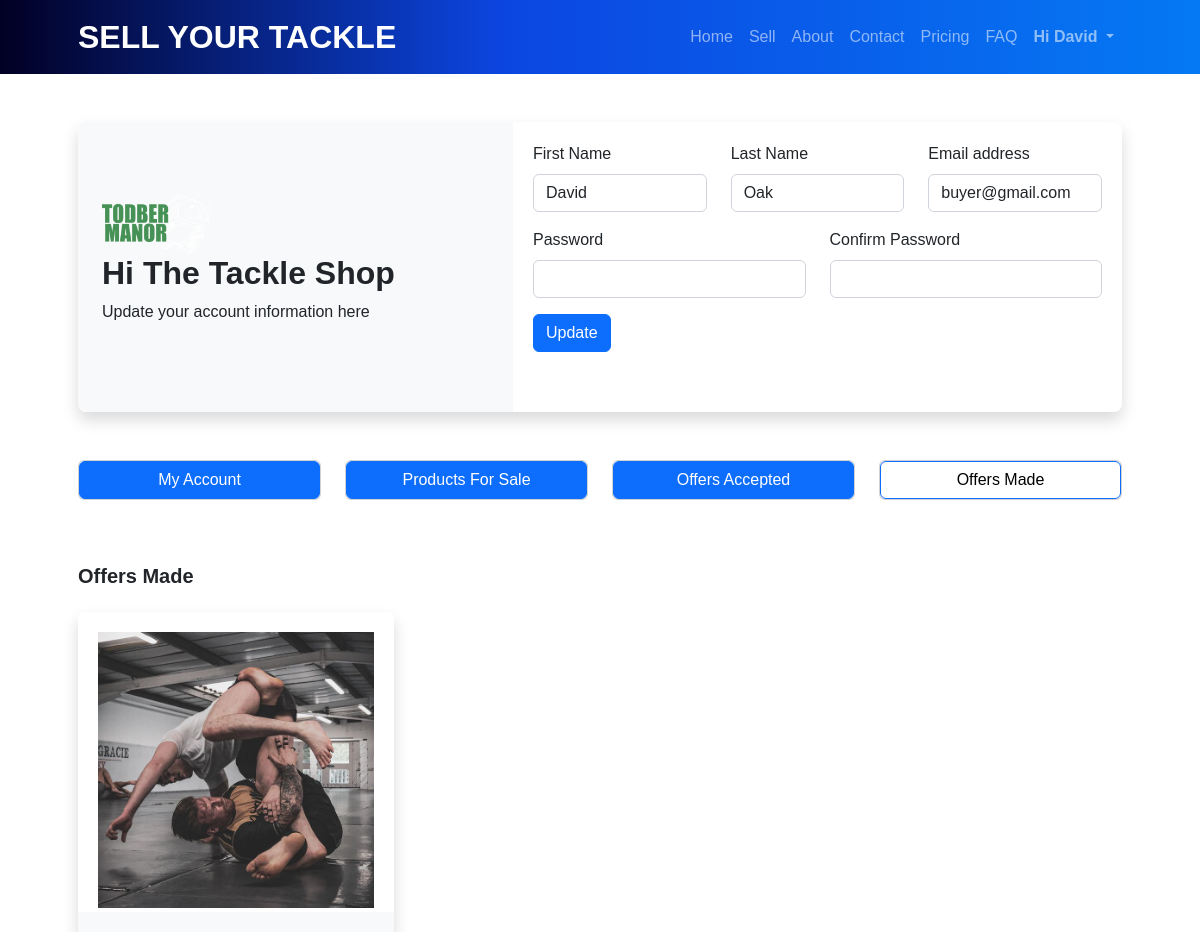
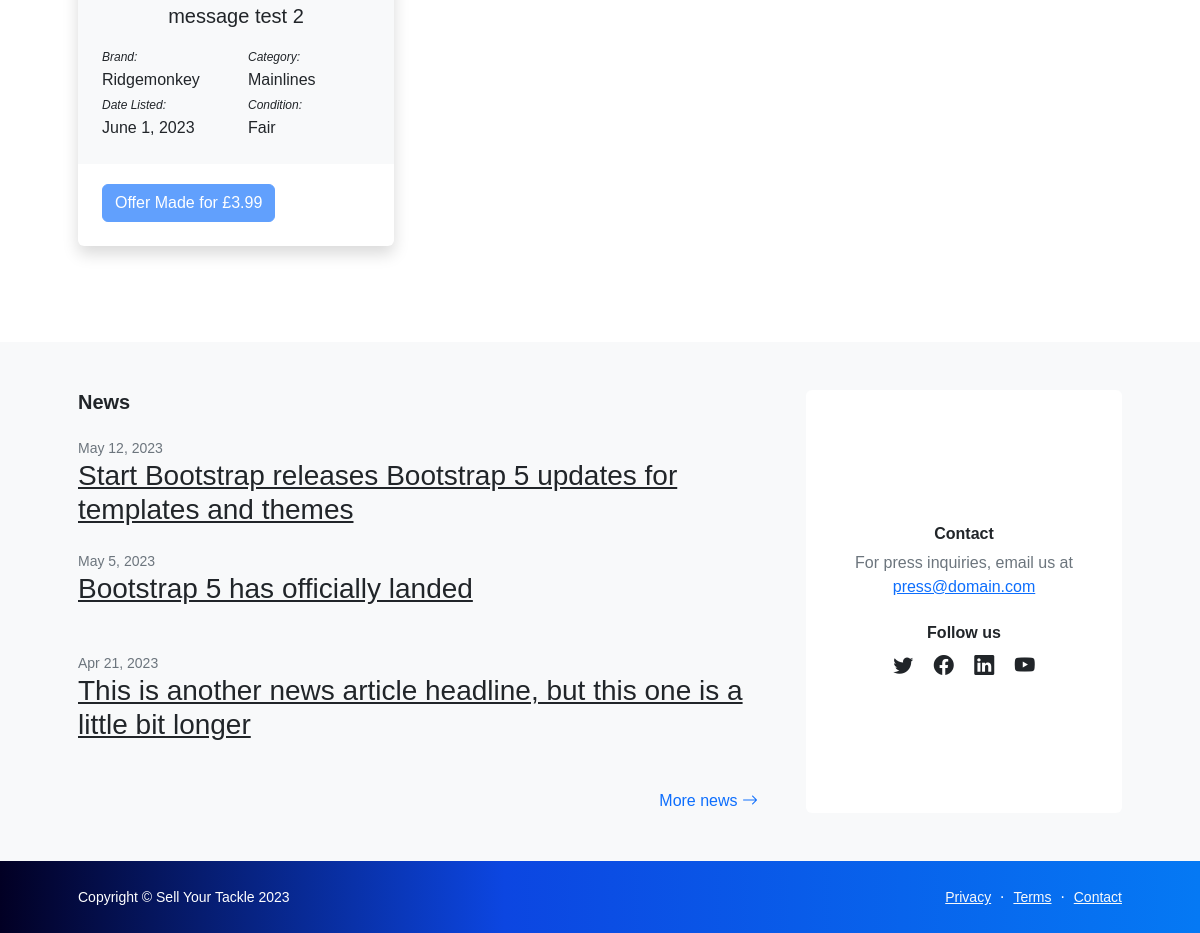
The app's page /tackle-shop-account/offersmade/ (signed in) with its own data (2 pictures, top to bottom).
### myapp/models.py (models this page shows, shortened)
class TackleShop(models.Model):
    user = models.OneToOneField(User, on_delete=models.CASCADE)
    shop_name = models.CharField(max_length=200)
    shop_url = models.URLField()
    shop_logo = models.ImageField(upload_to="shop_logos")
    address_line1 = models.CharField(max_length=200)
    city = models.CharField(max_length=200)
    county = models.CharField(max_length=200)
    postcode = models.CharField(max_length=20)

class ProductImage(models.Model):
    product = models.ForeignKey(
        Product, related_name="images", on_delete=models.CASCADE
    )
    image = models.ImageField(upload_to="images")

class Product(models.Model):
    id = models.AutoField(primary_key=True)
    brand = models.ForeignKey(Brand, on_delete=models.CASCADE)
    category = models.ForeignKey(Category, on_delete=models.CASCADE)
    name = models.CharField(max_length=200)
    variation1 = models.CharField(max_length=100, blank=True, null=True)
    variation2 = models.CharField(max_length=100, blank=True, null=True)
    condition = models.CharField(max_length=100, choices=Condition.choices)
    description = models.TextField(blank=True, null=True)
    user = models.ForeignKey(User, on_delete=models.CASCADE)
    created_at = models.DateTimeField(auto_now_add=True)
    def __str__(self):
        return f"Product id: {str(self.id)}, name: {self.name}, brand: {self.brand.name}, category: {self.category.name}, condition: {self.condition}"

class Brand(models.Model):
    name = models.CharField(max_length=200)
    def __str__(self):
        return self.name

class Category(models.Model):
    name = models.CharField(max_length=200)
    class Meta:
        db_table = "myapp_categories"
    def __str__(self):
        return self.name

class Offer(models.Model):
    buyer = models.ForeignKey(User, on_delete=models.CASCADE)
    product = models.ForeignKey(Product, on_delete=models.CASCADE)
    cash_price = models.DecimalField(max_digits=6, decimal_places=2)
    trade_in_price = models.DecimalField(max_digits=6, decimal_places=2)
    insurance_included = models.BooleanField(default=False)
    created_at = models.DateTimeField(auto_now_add=True)
    class OfferStatus(models.TextChoices):
        PENDING = "PENDING", "Pending"
        ACCEPTED = "ACCEPTED", "Accepted"
        REJECTED = "REJECTED", "Rejected"
    status = models.CharField(
        max_length=20,
        choices=OfferStatus.choices,
        default=OfferStatus.PENDING,
    )

### myapp/views.py (the view)
# urls.py: path('tackle-shop-account/offersmade/', views.OffersMade.as_view(), name='offers_made'),
class OffersMade(View):
    def get(self, request):
        offers = Offer.objects.filter(buyer=request.user, status='PENDING').order_by('-product__created_at')
        offer_data = [{'product': offer.product, 'offer': offer} for offer in offers]
        print(offer_data)  # print statement to check the offer_data
        tackle_shop = request.user.tackleshop  # Replace with your actual code
        return render(request, "offers_made.html", {"offer_data": offer_data, "tackle_shop": tackle_shop})

### myapp/templates/offers_made.html (shortened to what this page needs)
<!DOCTYPE html>
<html lang="en">
<head>
    {% include 'header.html' %}
</head>
<body class="d-flex flex-column">
    <main class="flex-shrink-0">
        {% include 'navbar.html' %}
        <section class="py-5">
            <div class="container px-lg-5">
                <div class="card border-0 shadow rounded-3 overflow-hidden">
                    <div class="card-body p-0">
                        <div class="row gx-0">
                            <div class="col-lg-6 col-xl-5 py-lg-5 account-details">
                                <div class="p-4">
                                    <div class="row">
                                        <div class="col-xs-6">
                                            <img src="{{ tackle_shop.shop_logo.url }}" alt="{{ product.name }} image"
                                                class="img-fluid tackle-shop-logo" id="product-card-img">
                                        </div>
                                        <div class="col-xs-6">
                                            <div class="h2 fw-bolder">Hi {{ tackle_shop.shop_name }}</div>
                                        </div>
                                    </div>
                                    <p>Update your account information here</p>
                                </div>
                            </div>
                            <div class="col-lg-6 col-xl-7" id="myaccount-form">
                                <div class="d-none d-lg-block">
                                    <div class="row">
                                        <div class="col-sm-4">
                                            <div class="mb-3">
                                                <label for="id_fname" class="form-label">First Name</label>
                                                <input type="text" class="form-control" id="id_fname" name="fname"
                                                    value="{{ request.user.first_name }}">
                                            </div>
                                        </div>
                                        <div class="col-sm-4">
                                            <div class="mb-3">
                                                <label for="id_lname" class="form-label">Last Name</label>
                                                <input type="text" class="form-control" id="id_lname" name="lname"
                                                    value="{{ request.user.last_name }}">
                                            </div>
                                        </div>
                                        <div class="col-sm-4">
                                            <div class="mb-3">
                                                <label for="id_email" class="form-label">Email address</label>
                                                <input type="email" class="form-control" id="id_email" name="email"
                                                    value="{{ request.user.email }}">
                                            </div>
                                        </div>
                                    </div>
                                    <div class="row">
                                        <div class="col-sm-6">
                                            <div class="mb-3">
                                                <label for="id_password" class="form-label">Password</label>
                                                <input type="password" class="form-control" id="id_password"
                                                    name="password">
                                            </div>
                                        </div>
                                        <div class="col-sm-6">
                                            <div class="mb-3">
                                                <label for="id_password_confirm" class="form-label">Confirm
                                                    Password</label>
                                                <input type="password" class="form-control" id="id_password_confirm"
                                                    name="password_confirm">
                                            </div>
                                        </div>
                                    </div>
                                    <button type="submit" class="btn btn-primary d-lg-block">Update</button>
                                </div>
                            </div>
                        </div>
                    </div>
                </div>
        </section>
        <section>
            <div class="container px-5">
                {% include 'tackleshopaccount-buttons.html' %}
            </div>
        </section>
        <section class="py-5">
            <div class="container px-5">
                <h2 class="fw-bolder fs-5 mb-4">Offers Made</h2>
                <div class="row gx-5">
                    {% for data in offer_data %}
                    <div class="col-lg-4 mb-5">
                        <div class="card h-100 shadow border-0">
                            <div id="product-card-img-container">
                                {% for product_image in data.product.images.all %}
                                <img src="{{ product_image.image.url }}" alt="{{ data.product.name }} image"
                                    class="img-fluid" id="product-card-img">
                                {% endfor %}
                            </div>
                            <div class="card-body p-4 card-border">
                                <div class="h5 card-title mb-3 text-center">{{ data.product.name }}</div>
                                <div class="row">
                                    <div class="col-6">
                                        <label for="productBrand" style="font-size: 12px"><i>Brand:</i></label>
                                        <p class="card-text mb-0" id="productBrand">{{ data.product.brand }}</p>
                                    </div>
                                    <div class="col-6">
                                        <label for="productCategory" style="font-size: 12px"><i>Category:</i></label>
                                        <p class="card-text mb-0" id="productCategory">{{ data.product.category }}</p>
                                    </div>
                                </div>
                                <div class="row">
                                    <div class="col-6">
                                        <label for="productDate" style="font-size: 12px"><i>Date Listed:</i></label>
                                        <div class="card-text mb-0">{{ data.product.created_at|date:"F j, Y" }}</div>
                                    </div>
                                    <div class="col-6">
                                        <label for="productCondition" style="font-size: 12px"><i>Condition:</i></label>
                                        <p class="card-text mb-0" id="productCondition">{{ data.product.condition }}</p>
                                    </div>
                                </div>
                            </div>
                            <div class="card-footer p-4 pt-0 bg-transparent border-top-0 card-border">
                                <button type="button" class="btn btn-primary disabled">
                                    Offer Made for £{{ data.offer.cash_price }}
                                </button>
                            </div>
                        </div>
                    </div>
                    {% empty %}
                    <p>No products are for sale yet.</p>
                    {% endfor %}
                </div>
            </div>
        </section>
        <section class="py-5 bg-light">
            <div class="container px-5">
                <div class="row gx-5">
                    <div class="col-xl-8">
                        <h2 class="fw-bolder fs-5 mb-4">News</h2>
                        <div class="mb-4">
                            <div class="small text-muted">May 12, 2023</div>
                            <a class="link-dark" href="#!">
                                <h3>Start Bootstrap releases Bootstrap 5 updates for templates and themes</h3>
                            </a>
                        </div>
                        <div class="mb-5">
                            <div class="small text-muted">May 5, 2023</div>
                            <a class="link-dark" href="#!">
                                <h3>Bootstrap 5 has officially landed</h3>
                            </a>
                        </div>
                        <div class="mb-5">
                            <div class="small text-muted">Apr 21, 2023</div>
                            <a class="link-dark" href="#!">
                                <h3>This is another news article headline, but this one is a little bit longer</h3>
                            </a>
                        </div>
                        <div class="text-end mb-5 mb-xl-0">
                            <a class="text-decoration-none" href="#!">
                                More news
                                <i class="bi bi-arrow-right"></i>
                            </a>
                        </div>
                    </div>
                    <div class="col-xl-4">
                        <div class="card border-0 h-100">
                            <div class="card-body p-4">
                                <div class="d-flex h-100 align-items-center justify-content-center">
                                    <div class="text-center">
                                        <div class="h6 fw-bolder">Contact</div>
                                        <p class="text-muted mb-4">
                                            For press inquiries, email us at
                                            <br />
                                            <a href="#!">press@domain.com</a>
                                        </p>
                                        <div class="h6 fw-bolder">Follow us</div>
                                        <a class="fs-5 px-2 link-dark" href="#!"><i class="bi-twitter"></i></a>
                                        <a class="fs-5 px-2 link-dark" href="#!"><i class="bi-facebook"></i></a>
                                        <a class="fs-5 px-2 link-dark" href="#!"><i class="bi-linkedin"></i></a>
                                        <a class="fs-5 px-2 link-dark" href="#!"><i class="bi-youtube"></i></a>
                                    </div>
                                </div>
                            </div>
                        </div>
                    </div>
                </div>
            </div>
        </section>
    </main>
    {% include 'footer.html' %}
</body>
</html>

### myapp/templates/navbar.html (shortened to what this page needs)
<nav class="navbar navbar-expand-lg navbar-dark bg-dark">
    <div class="container px-5">
        <a class="navbar-brand" href="/">SELL YOUR TACKLE</a>
        <div class="collapse navbar-collapse" id="navbarSupportedContent">
            <ul class="navbar-nav ms-auto mb-2 mb-lg-0">
                <li class="nav-item"><a class="nav-link" href="/">Home</a></li>
                <li class="nav-item"><a class="nav-link" href="/form">Sell</a></li>
                <li class="nav-item"><a class="nav-link" href="/about">About</a></li>
                <li class="nav-item"><a class="nav-link" href="/contact">Contact</a></li>
                <li class="nav-item"><a class="nav-link" href="/pricing">Pricing</a></li>
                <li class="nav-item"><a class="nav-link" href="/faq">FAQ</a></li>
                {% if user.is_authenticated %}
                <li class="nav-item dropdown">
                    <a class="nav-link dropdown-toggle" href="#" id="navbarDropdown" role="button"
                        data-bs-toggle="dropdown" aria-expanded="false">
                        <b>Hi {{ user.first_name }}</b>
                    </a>
                </li>
                {% endif %}
            </ul>
        </div>
    </div>
</nav>

### records on screen
TackleShop: shop_logo (picture), shop_name "The Tackle Shop"
Product: product.name "message test 2", product.brand "Ridgemonkey", product.category "Mainlines", product.created_at "June 1, 2023", product.condition "Fair", offer.cash_price "3.99"
ProductImage: image (picture)

### other values on screen
{{ user.first_name }} "David"
